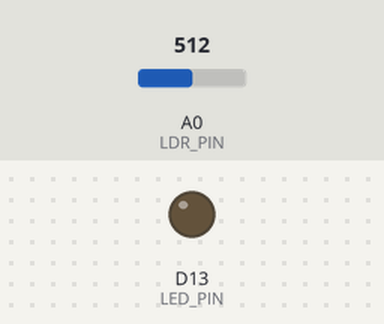
The sketch below on a simulated Arduino Zero (SAMD21). Shown: output pins drawn as LEDs (lit = HIGH). The test bench sets the inputs (shaded band); at power-on: A0 (LDR_PIN) = 512 (analog values on the 0–1023 scale). What the sketch prints to the serial monitor is not drawn.

Above: at 1.3 s.
1.4 s: A0 (LDR_PIN) set to 260
2.9 s: A0 (LDR_PIN) set to 242
At 4.1 s:
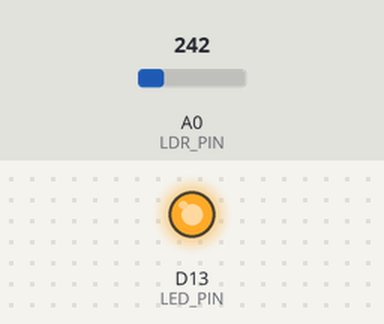
4.5 s: A0 (LDR_PIN) set to 306
At 5.2 s:
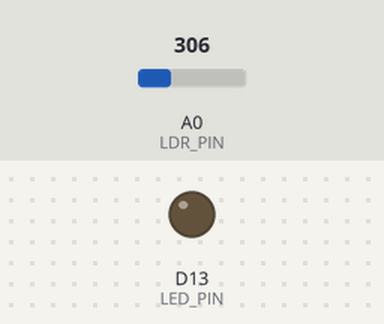
6.0 s: A0 (LDR_PIN) set to 122
At 6.4 s:
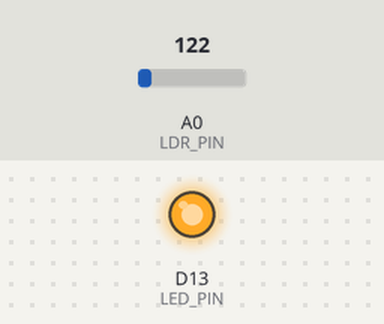
Timing chart, 0 to 8.5 s (numbered marks = the images above; inputs shaded):
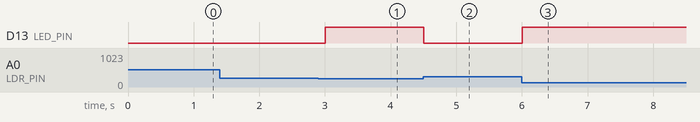

Measured:
- the behaviour switches between 250 and 249 on A0 (LDR_PIN) (found by bisection; images 0 and 1)
- after the input at 1.4 s, every drawn part: stays the same
- after the input at 2.9 s, D13 (LED_PIN): LOW → HIGH after 0.10 s
- after the input at 4.5 s, D13 (LED_PIN): HIGH → LOW at once
- after the input at 6.0 s, D13 (LED_PIN): LOW → HIGH at once

The sketch:

LDR_test.ino
```cpp
// LDR on Arduino Giga R1 WiFi
// Circuit: LDR between A0 and 3.3V, 10kΩ pull-down resistor to GND

const int LDR_PIN    = A0;
const int LED_PIN    = LED_BUILTIN;

// Thresholds (tune these to your environment)
const int DARK_THRESHOLD   = 1000;   // below this = dark
const int BRIGHT_THRESHOLD = 3000;   // above this = bright

void setup() {
  Serial.begin(115200);
  while (!Serial);            // wait for Serial Monitor

  pinMode(LED_PIN, OUTPUT);
  analogReadResolution(12);   // Giga R1 supports 12-bit ADC (0–4095)

  Serial.println("LDR ready — 12-bit ADC (0-4095)");
}

void loop() {
  int raw = analogRead(LDR_PIN);

  // Convert to a 0–100 brightness percentage
  float brightness = (raw / 4095.0f) * 100.0f;

  // Simple light-level classification
  const char* level;
  if      (raw < DARK_THRESHOLD)   level = "DARK";
  else if (raw < BRIGHT_THRESHOLD) level = "DIM";
  else                             level = "BRIGHT";

  Serial.print("Raw: ");
  Serial.print(raw);
  Serial.print("  |  Brightness: ");
  Serial.print(brightness, 1);
  Serial.print("%  |  Level: ");
  Serial.println(level);

  // Turn on built-in LED when dark
  digitalWrite(LED_PIN, raw < DARK_THRESHOLD ? HIGH : LOW);

  delay(500);
}
```
